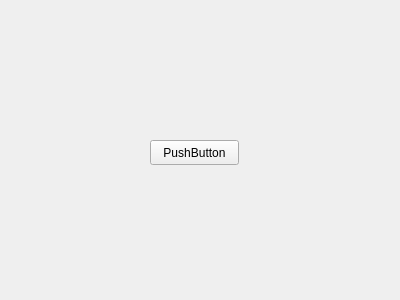
<?xml version="1.0" encoding="UTF-8"?>
<ui version="4.0">
 <class>Form</class>
 <widget class="QWidget" name="Form">
  <property name="geometry">
   <rect>
    <x>0</x>
    <y>0</y>
    <width>400</width>
    <height>300</height>
   </rect>
  </property>
  <property name="windowTitle">
   <string>Form</string>
  </property>
  <widget class="QPushButton" name="pushButton">
   <property name="geometry">
    <rect>
     <x>150</x>
     <y>140</y>
     <width>89</width>
     <height>25</height>
    </rect>
   </property>
   <property name="text">
    <string>PushButton</string>
   </property>
  </widget>
 </widget>
 <resources/>
 <connections/>
</ui>
